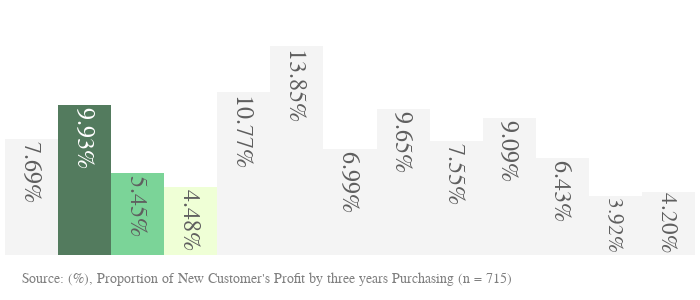

Source (notebook cell):
### Code cell
#First Filter: Age (25 & 40)

#Customers by age

colors = ['#f3f3f3',] * 15
colors[3] = '#edffcf' #claro
colors[2] ='#65cd87' #medio
colors[1] = '#366442' #escuro


fig = go.Figure()
fig.add_trace(go.Histogram(
    x=data_newC1.age,
    y=data_newC1.past_3_years_bike_related_purchases,
    name='Target', # name used in legend and hover labels
    xbins=dict( # bins used for histogram
        start=data_newC1.age.min(),
        end=data_newC1.age.max(),
        size=5
    ),
    marker_color=colors,
    opacity=0.85,
    histnorm='percent',
    texttemplate="%{y:.2f}%",
    textfont=dict(family = 'Arial Black',
                  size = 24)
))
fig.update_layout(width=700, 
                  height=300, 
                  margin=dict(l=5,r=5,b=45,t=35,pad=4), 
                  paper_bgcolor="white", 
                  plot_bgcolor='white')

fig.add_annotation(text="Source: (%), Proportion of New Customer's Profit by three years Purchasing (n = 715)",
                    showarrow=False,
                    font=dict(size=13.5, color='gray', family='Arial'),
                    x = .38,
                    xanchor = 'center',
                    xref = 'paper',
                    y = -.15,
                    yanchor = 'bottom',
                    yref = 'paper')

fig.update_xaxes(showticklabels=False, showgrid=False)
fig.update_traces(hovertemplate="Total: %{y:.2f}% \n Age: %{x}", 
                  selector=dict(type='histogram'))
fig.update_yaxes(showticklabels=False, showgrid=False) # hide all the xticks

### Figure 1 — Plotly figure (JSON) as saved in the notebook; plotly's stock layout.template omitted (floating-point values rounded to 4 significant figures; data arrays with more than 128 entries replaced by an {"elided": "..."} marker saying what was removed)
{"data": [{"histnorm": "percent", "hovertemplate": "Total: %{y:.2f}% \n Age: %{x}", "marker": {"color": ["#f3f3f3", "#366442", "#65cd87", "#edffcf", "#f3f3f3", "#f3f3f3", "#f3f3f3", "#f3f3f3", "#f3f3f3", "#f3f3f3", "#f3f3f3", "#f3f3f3", "#f3f3f3", "#f3f3f3", "#f3f3f3"]}, "name": "Target", "opacity": 0.85, "textfont": {"family": "Arial Black", "size": 24}, "texttemplate": "%{y:.2f}%", "type": "histogram", "x": {"elided": "715 float values"}, "xbins": {"end": 83.9, "size": 5, "start": 20.3}, "y": {"elided": "715 int values"}}], "layout": {"annotations": [{"font": {"color": "gray", "family": "Arial", "size": 13.5}, "showarrow": false, "text": "Source: (%), Proportion of New Customer's Profit by three years Purchasing (n = 715)", "x": 0.38, "xanchor": "center", "xref": "paper", "y": -0.15, "yanchor": "bottom", "yref": "paper"}], "height": 300, "margin": {"b": 45, "l": 5, "pad": 4, "r": 5, "t": 35}, "paper_bgcolor": "white", "plot_bgcolor": "white", "width": 700, "xaxis": {"showgrid": false, "showticklabels": false}, "yaxis": {"showgrid": false, "showticklabels": false}}}
